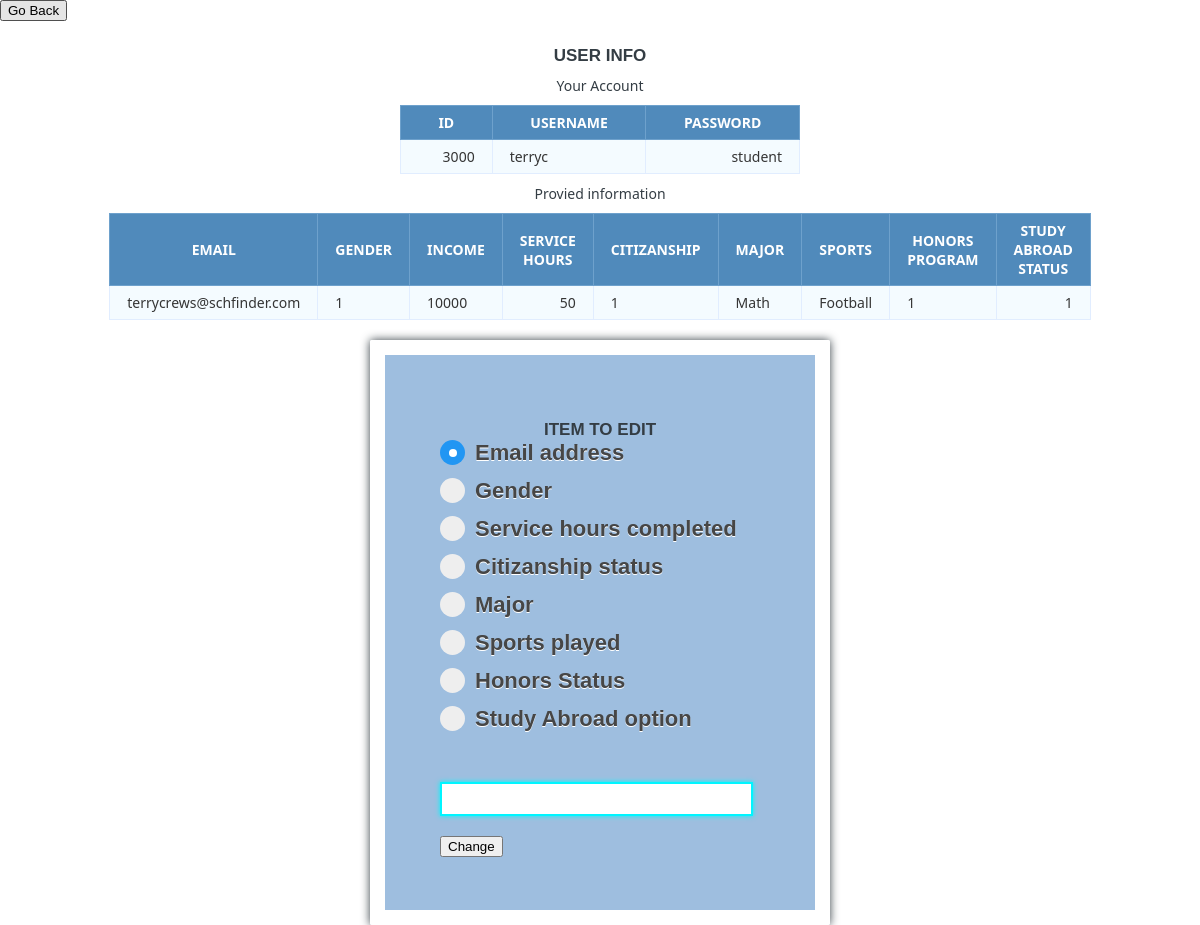
The app's page /edit.php?id=terryc with its own data.
### tables this page shows
CREATE TABLE UserLogin (
    ID INTEGER,
    Username VARCHAR(25),
    Password VARCHAR(16)
);

CREATE TABLE ProvidedRecord (
    ID INTEGER,
    Email VARCHAR(50),
    Gender INTEGER,
    Income INTEGER,
    PreviousCollege VARCHAR(10),  
    ServiceHours INTEGER,
    Citizanship BOOL NOT NULL DEFAULT '1',
    Major VARCHAR(15),
    Sports VARCHAR(10),  
    HonorsProgram BOOL NOT NULL DEFAULT '0',
    StudyAbroad BOOL NOT NULL DEFAULT '0'
);

### edit.php (the view, shortened to what this page needs)
<?php
include('DBconfig.php');
$userlogin = htmlspecialchars($_GET["id"]);
$userinfo = $connect->query("SELECT *
                           FROM UserLogin u
                           WHERE u.Username='$userlogin'");
$userinfo2 = $connect->query("SELECT *
                            FROM ProvidedRecord p, UserLogin u
                            WHERE u.Username='$userlogin'
                            AND u.ID=p.ID");
?>
<html lang="en">
<link rel="stylesheet" href="login.css"/>
<head>
</head>
<body background="images/data.png" class="img-fluid">
  <form class="form" method="post" action="#">
      <input type="button" name="back" id="back" value="Go Back">
  </form>
  <h1>User Info</h1>
      <table class="data-table">
        <caption class="title">Your Account</caption>
          <thead>
              <tr>
                  <th>ID</th>
                  <th>username</th>
                  <th>password</th>
              </tr>
          </thead>
          <tbody>
            <?php
            if ($userinfo->num_rows > 0) {
              while ($row = mysqli_fetch_assoc($userinfo)) {
                echo '<tr>
                      <td>'.$row["ID"].'</td>
                      <td>'.$row["Username"].'</td>
                      <td>'.$row["Password"].'</td>
                      </tr>';
              }
            }
            else { echo "Error Nothing found in users table " + $userinfo; }
            ?>
          </tbody>
        </table>
        <table class="data-table">
          <caption class="title">Provied information</caption>
            <thead>
                <tr>
                    <th>Email</th>
                    <th>Gender</th>
                    <th>Income</th>
                    <th>Service Hours</th>
                    <th>Citizanship</th>
                    <th>Major</th>
                    <th>Sports</th>
                    <th>Honors Program</th>
                    <th>Study Abroad status</th>
                </tr>
            </thead>
            <tbody>
              <?php
              if ($userinfo2->num_rows > 0) {
                while ($row = mysqli_fetch_assoc($userinfo2)) {
                  echo '<tr>
                        <td>'.$row["Email"].'</td>
                        <td>'.$row["Gender"].'</td>
                        <td>'.$row["Income"].'</td>
                        <td>'.$row["ServiceHours"].'</td>
                        <td>'.$row["Citizanship"].'</td>
                        <td>'.$row["Major"].'</td>
                        <td>'.$row["Sports"].'</td>
                        <td>'.$row["HonorsProgram"].'</td>
                        <td>'.$row["StudyAbroad"].'</td>
                        </tr>';
                }
              }
              else { echo "Error Nothing found in users table " + $admin_info; }
              ?>
            </tbody>
          </table>
<div class="container">
  <div class="main">
      <form class="form" method="post" action="#">
        <br></br>
        <h1>Item to edit</h1>
        <label class="containerg">Email address
          <span class="checkmark"></span>
        </label>
        <label class="containerg">Gender
          <span class="checkmark"></span>
        </label>
        <label class="containerg">Service hours completed
          <span class="checkmark"></span>
        </label>
        <label class="containerg">Citizanship status
          <span class="checkmark"></span>
        </label>
        <label class="containerg">Major
          <span class="checkmark"></span>
        </label>
        <label class="containerg">Sports played
          <span class="checkmark"></span>
        </label>
        <label class="containerg">Honors Status
          <span class="checkmark"></span>
        </label>
        <label class="containerg">Study Abroad option
          <span class="checkmark"></span>
        </label>
        <br></br>
        <input type="text" name="thechange" id="thechange">
        <input type="button" name="makeedit" id="makeedit" value="Change">
      </form>
  </div>
</div>
</body>
</html>

### login.css (style rules this page uses)
.img-fluid { width: 100%; height: 100%; background-repeat: no-repeat; background-size:100% 1080px; }
div.container { overflow: hidden; padding: 20px 25px 0px 25px; top: 20%; right: 0; left: 0; margin-right: auto; margin-left: auto; min-height: 10em; width: 90%; }
div.main { width: 320px; margin: 0 auto; padding: 10px 55px 40px; background-color: rgba(63, 127, 191, 0.5); border: 15px solid white; box-shadow: 0 0 10px; border-radius: 2px; font-size: 13px; }
input[type=text],[type=password] { width: 97.7%; height: 34px; padding-left: 5px; margin-bottom: 20px; margin-top: 8px; box-shadow: 0 0 5px #00F5FF; border: 2px solid #00F5FF; color: #4f4f4f; font-size: 16px; }
label { color: #464646; text-shadow: 0 1px 0 #fff; font-size: 14px; font-weight: bold; }
body { font-size: 15px; color: #343d44; font-family: "segoe-ui", "open-sans", tahoma, arial; padding: 0; margin: 0; }
table { margin: auto; font-family: "Lucida Sans Unicode", "Lucida Grande", "Segoe Ui"; font-size: 12px; }
h1 { margin: 25px auto 0; text-align: center; text-transform: uppercase; font-size: 17px; }
table td { transition: all .7s; }
.data-table { border-collapse: collapse; font-size: 14px; min-width: 400px; max-width: 400px; }
.data-table th, .data-table td { border: 1px solid #e1edff; padding: 7px 17px; }
.data-table caption { margin: 10px; }
.data-table thead th { background-color: #508abb; color: #FFFFFF; border-color: #6ea1cc !important; text-transform: uppercase; }
.data-table tbody td { color: #353535; }
.data-table tbody td:first-child, .data-table tbody td:nth-child(4), .data-table tbody td:last-child { text-align: right; }
.data-table tbody tr:nth-child(odd) td { background-color: #f4fbff; }
.containerg { display: block; position: relative; padding-left: 35px; margin-bottom: 12px; cursor: pointer; font-size: 22px; -webkit-user-select: none; -moz-user-select: none; -ms-user-select: none; user-select: none; }
.checkmark { position: absolute; top: 0; left: 0; height: 25px; width: 25px; background-color: #eee; border-radius: 50%; }
.container input:checked ~ .checkmark { background-color: #2196F3; }
.checkmark:after { content: ""; position: absolute; display: none; }
.container input:checked ~ .checkmark:after { display: block; }
.container .checkmark:after { top: 9px; left: 9px; width: 8px; height: 8px; border-radius: 50%; background: white; }

### records on screen
userlogin: ID "3000", Username "terryc", Password "student"
providedrecord: Email "terrycrews@schfinder.com", Gender "1", Income "10000", ServiceHours "50", Citizanship "1", Major "Math", Sports "Football", HonorsProgram "1", StudyAbroad "1"
